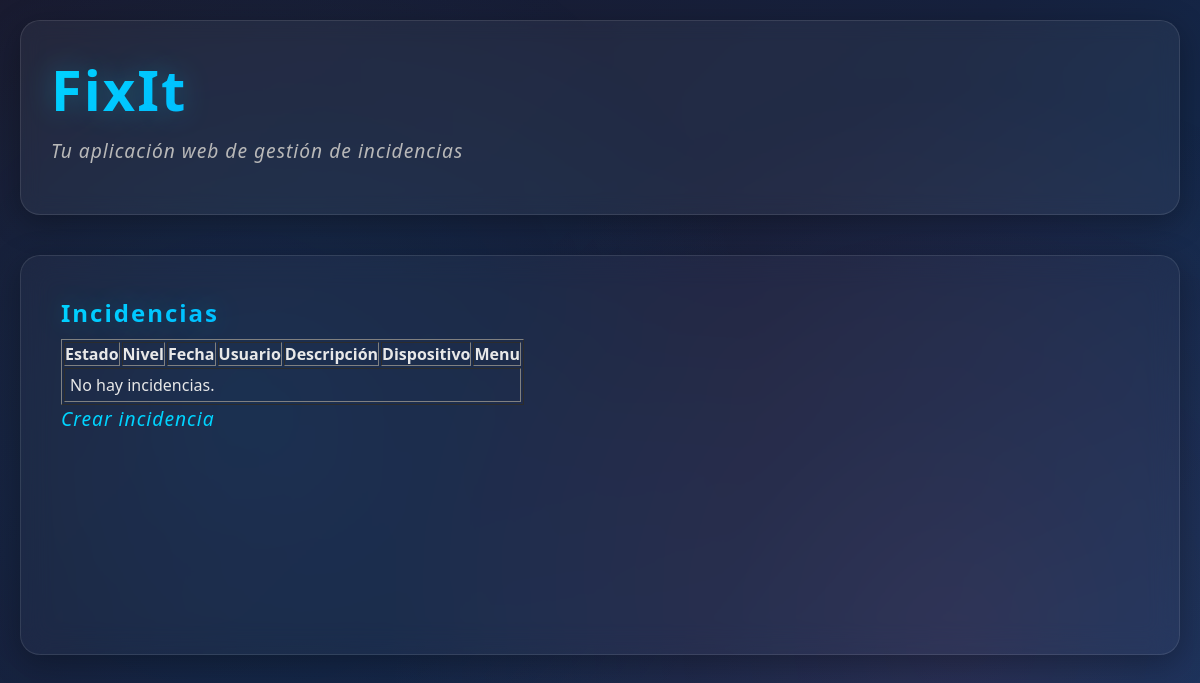
The page /fixit/incidencias/ on the database as committed earlier.
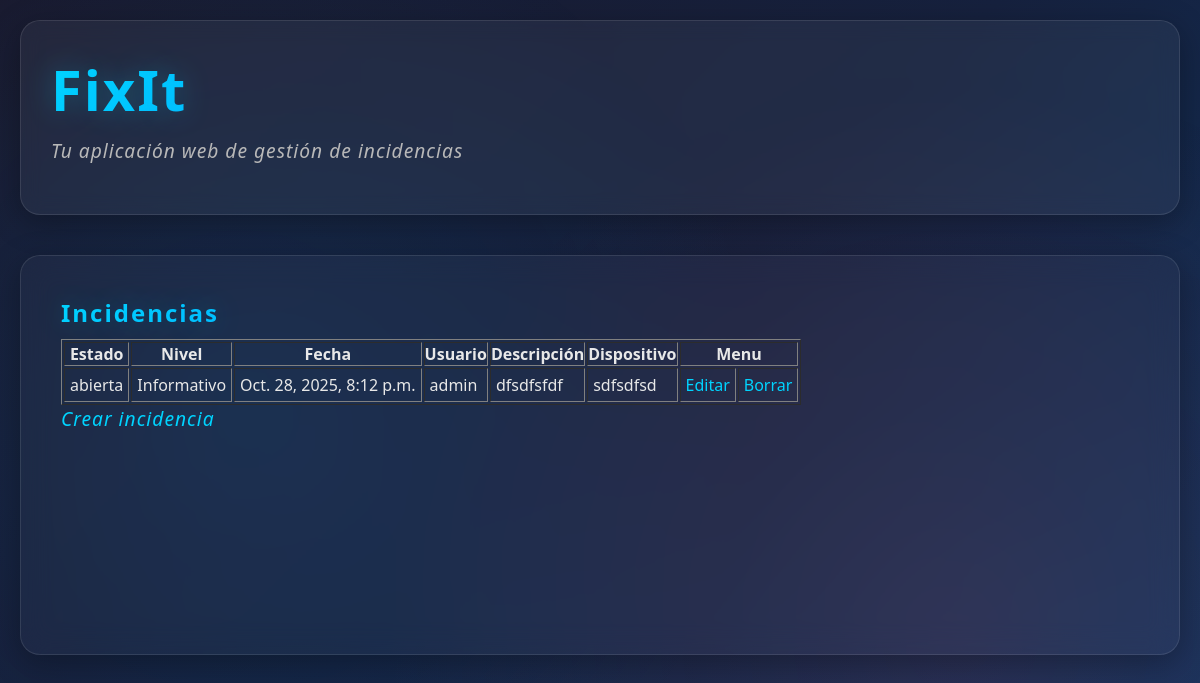
The same page on the database as committed later.
### fixit/models.py (models this page shows, shortened)
class Incidencia(models.Model):
    NIVEL_CHOICES = [
        (0, "Crítico"),
        (1, "Alto"),
        (2, "Medio"),
        (3, "Bajo"),
        (4, "Informativo"),
    ]
    ESTADO_CHOICES = [
        ("abierta", "Abierta"),
        ("en_proceso", "En proceso"),
        ("resuelta", "Resuelta"),
    ]
    usuario = models.ForeignKey(User, on_delete=models.CASCADE, related_name="incidencias")
    descripcion = models.TextField()
    fecha = models.DateTimeField(auto_now_add=True) # Fecha y hora de creación automática (no va a aperecer en el formulario)
    nivel = models.IntegerField(choices=NIVEL_CHOICES, default=4)
    dispositivo = models.CharField(max_length=100, blank=True, null=True)
    estado = models.CharField(max_length=20, choices=ESTADO_CHOICES, default="abierta")
    archivo = models.FileField(upload_to="incidencias/", blank=True, null=True)

### fixit/views.py (the view)
# urls.py: path("incidencias/", Incidencias_View.as_view(), name="incidencias_list"),
class Incidencias_View(ListView):
    model = Incidencia
    context_object_name = "Vista del contenido de la tabla Incidencias"
    template_name = "fixit/incidencia/list.html"

### fixit/templates/fixit/incidencia/list.html (shortened to what this page needs)
{% extends "base.html" %}
{% block content %}
    <h2>Incidencias</h2>
    <table border="1">
        <tr>
            <th>Estado</th>
            <th>Nivel</th>
            <th>Fecha</th>
            <th>Usuario</th>
            <th>Descripción</th>
            <th>Dispositivo</th>
            <th colspan="2">Menu</th>
        </tr>
        {% for incidencia in object_list %}
            <tr>
                <td>{{ incidencia.estado }}</td>
                <td>{{ incidencia.get_nivel_display }}</td>
                <td>{{ incidencia.fecha }}</td>
                <td>{{ incidencia.usuario.username }}</td>
                <td>{{ incidencia.descripcion }}</td>
                <td>{{ incidencia.dispositivo }}</td>
                <td><a href="{% url 'incidencia_update' incidencia.pk %}">Editar</a></td>
                <td><a href="{% url 'incidencia_delete' incidencia.pk %}">Borrar</a></td>
        {% empty %}
                <td colspan=100%>No hay incidencias.</td>
        {% endfor %}
    </table>
    <p><a href="{% url 'incidencia_create' %}">Crear incidencia</a></p>
{% endblock %}

Rows that differ between the two databases and show on the page:
added Incidencia: estado "abierta", nivel "Informativo", fecha "Oct. 28, 2025, 8:12 p.m.", usuario.username "admin", descripcion "dfsdfsfdf", dispositivo "sdfsdfsd"
Other text that changed with them:
text no longer shown: "No hay incidencias."
